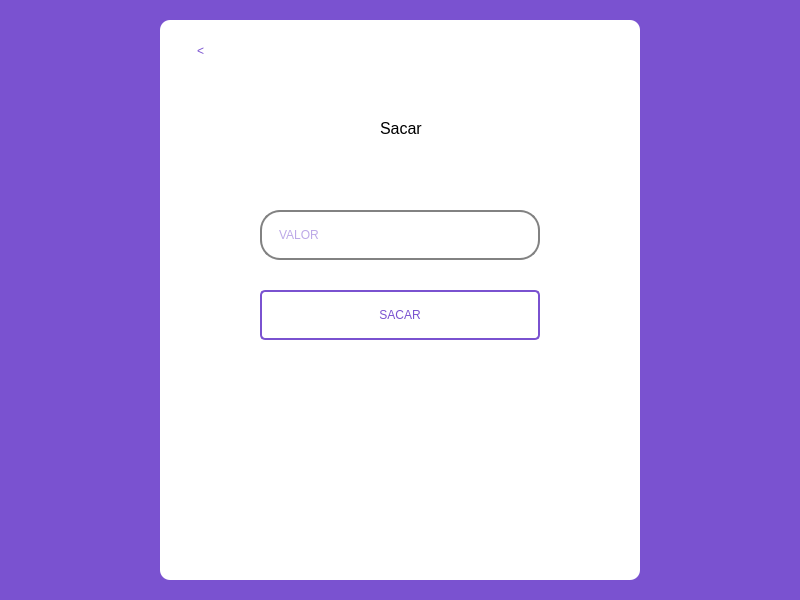
<?xml version="1.0" encoding="UTF-8"?>
<ui version="4.0">
 <class>MainWindow</class>
 <widget class="QMainWindow" name="MainWindow">
  <property name="geometry">
   <rect>
    <x>0</x>
    <y>0</y>
    <width>800</width>
    <height>600</height>
   </rect>
  </property>
  <property name="windowTitle">
   <string>Sacar</string>
  </property>
  <property name="styleSheet">
   <string notr="true">background-color: rgb(122, 82, 208);</string>
  </property>
  <widget class="QWidget" name="centralwidget">
   <layout class="QHBoxLayout" name="horizontalLayout">
    <item>
     <widget class="QFrame" name="frame">
      <property name="minimumSize">
       <size>
        <width>480</width>
        <height>560</height>
       </size>
      </property>
      <property name="maximumSize">
       <size>
        <width>480</width>
        <height>560</height>
       </size>
      </property>
      <property name="styleSheet">
       <string notr="true">QFrame{
	background-color: rgb(255, 255, 255);
	border-radius: 10px;
}</string>
      </property>
      <property name="frameShape">
       <enum>QFrame::StyledPanel</enum>
      </property>
      <property name="frameShadow">
       <enum>QFrame::Raised</enum>
      </property>
      <widget class="QPushButton" name="button_back_saca">
       <property name="geometry">
        <rect>
         <x>10</x>
         <y>10</y>
         <width>61</width>
         <height>41</height>
        </rect>
       </property>
       <property name="cursor">
        <cursorShape>PointingHandCursor</cursorShape>
       </property>
       <property name="styleSheet">
        <string notr="true">QPushButton{
	font: 18pt &quot;Verdana&quot; ;
	background-color: rgb(255, 255, 255);
	border: rgb(255, 255, 255);
	color: rgb(122, 82, 208);
}

QPushButton:pressed{
	color: rgb(0, 255, 255);
}</string>
       </property>
       <property name="text">
        <string>&lt;</string>
       </property>
      </widget>
      <widget class="QLabel" name="label">
       <property name="geometry">
        <rect>
         <x>220</x>
         <y>100</y>
         <width>51</width>
         <height>16</height>
        </rect>
       </property>
       <property name="font">
        <font>
         <pointsize>12</pointsize>
        </font>
       </property>
       <property name="text">
        <string>Sacar</string>
       </property>
      </widget>
      <widget class="QLineEdit" name="inputValorSaque">
       <property name="geometry">
        <rect>
         <x>100</x>
         <y>190</y>
         <width>280</width>
         <height>50</height>
        </rect>
       </property>
       <property name="styleSheet">
        <string notr="true">QLineEdit{
	font: 8pt &quot;Verdana&quot; ;
	border: 2px solid rgb(130, 130,130);
	border-radius: 20px;
	padding: 15px;
	background-color: rgb(255, 255, 255);
	color: rgb(122, 82, 208);
}

QLineEdit:hover{
	background-color: rgb(255, 255, 255);
	border: 2px solid rgb(122, 82, 208);
}

QLineEdit:focus{
	background-color: rgb(255, 255, 255);
	border: 2px solid rgb(122, 82, 208);
}</string>
       </property>
       <property name="text">
        <string/>
       </property>
       <property name="maxLength">
        <number>11</number>
       </property>
       <property name="placeholderText">
        <string>VALOR</string>
       </property>
      </widget>
      <widget class="QPushButton" name="buttonSaque">
       <property name="geometry">
        <rect>
         <x>100</x>
         <y>270</y>
         <width>280</width>
         <height>50</height>
        </rect>
       </property>
       <property name="cursor">
        <cursorShape>PointingHandCursor</cursorShape>
       </property>
       <property name="styleSheet">
        <string notr="true">QPushButton{
	font: 8pt &quot;Verdana&quot; ;
	border: 2px solid rgb(122, 82, 208);
	border-radius: 5px;
	padding: 15px;
	color: rgb(122, 82, 208);
	background-color: rgb(255, 255, 255);
}

QPushButton:pressed{
	background-color: rgb(122, 82, 208);
	color: rgb(0, 255, 255);
}</string>
       </property>
       <property name="text">
        <string>SACAR</string>
       </property>
      </widget>
      <widget class="QLabel" name="statusSaque">
       <property name="geometry">
        <rect>
         <x>115</x>
         <y>160</y>
         <width>251</width>
         <height>20</height>
        </rect>
       </property>
       <property name="layoutDirection">
        <enum>Qt::LeftToRight</enum>
       </property>
       <property name="text">
        <string/>
       </property>
       <property name="alignment">
        <set>Qt::AlignCenter</set>
       </property>
      </widget>
      <widget class="QLabel" name="labelStatusSaque">
       <property name="geometry">
        <rect>
         <x>110</x>
         <y>160</y>
         <width>261</width>
         <height>20</height>
        </rect>
       </property>
       <property name="styleSheet">
        <string notr="true">color: rgb(0, 230, 230);</string>
       </property>
       <property name="text">
        <string/>
       </property>
       <property name="alignment">
        <set>Qt::AlignCenter</set>
       </property>
      </widget>
     </widget>
    </item>
   </layout>
  </widget>
 </widget>
 <resources/>
 <connections/>
</ui>
